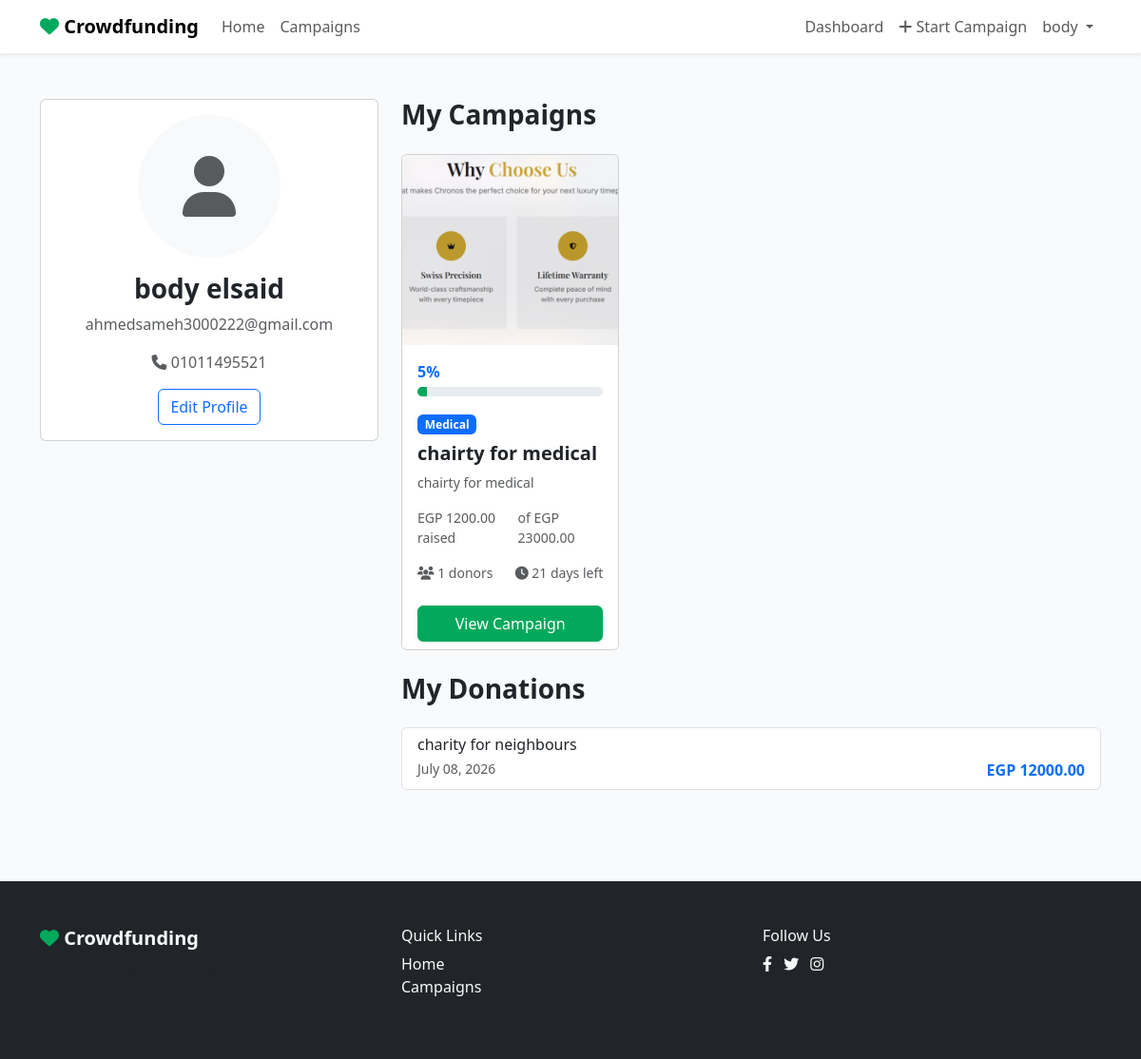
Page /profile/ (signed in) on the committed database.
### accounts/models.py (models this page shows)
class User(AbstractUser):
    mobile_phone = models.CharField(
        max_length=11,
        validators=[
            RegexValidator(
                regex=r'^01[0125][0-9]{8}$',
                message='Enter a valid Egyptian mobile number.'
            )
        ],
        unique=True
    )
    avatar = models.ImageField(upload_to='avatars/', blank=True, null=True)
    created_at = models.DateTimeField(auto_now_add=True)

### projects/models.py (models this page shows, shortened)
class Campaign(models.Model):
    owner = models.ForeignKey(settings.AUTH_USER_MODEL, on_delete=models.CASCADE, related_name='campaigns')
    title = models.CharField(max_length=255)
    short_description = models.CharField(max_length=500)
    story = models.TextField()
    category = models.ForeignKey(Category, on_delete=models.CASCADE, related_name='campaigns')
    goal_amount = models.DecimalField(max_digits=12, decimal_places=2)
    raised_amount = models.DecimalField(max_digits=12, decimal_places=2, default=0.00)
    start_date = models.DateField()
    end_date = models.DateField()
    cover_image = models.ImageField(upload_to='campaign_covers/')
    is_featured = models.BooleanField(default=False)
    created_at = models.DateTimeField(auto_now_add=True)
    updated_at = models.DateTimeField(auto_now=True)
    def get_progress_percentage(self):
        if self.goal_amount == 0:
            return 0
        try:
            percentage = (float(self.raised_amount) / float(self.goal_amount)) * 100
            return round(min(100, percentage))
        except (ZeroDivisionError, TypeError):
            return 0
    def get_days_left(self):
        today = date.today()
        if today > self.end_date:
            return 0
        return (self.end_date - today).days
    def get_donor_count(self):
        return self.donations.values('donor').distinct().count()

class Category(models.Model):
    name = models.CharField(max_length=100, unique=True)
    slug = models.SlugField(max_length=100, unique=True)
    icon = models.CharField(max_length=50, blank=True, null=True)
    class Meta:
        verbose_name_plural = 'Categories'

class Donation(models.Model):
    donor = models.ForeignKey(settings.AUTH_USER_MODEL, on_delete=models.CASCADE, related_name='donations')
    campaign = models.ForeignKey(Campaign, on_delete=models.CASCADE, related_name='donations')
    amount = models.DecimalField(max_digits=12, decimal_places=2)
    donated_at = models.DateTimeField(auto_now_add=True)
    class Meta:
        ordering = ['-donated_at']

### accounts/views.py (the view)
# urls.py: path('profile/', UserProfileAPIView.as_view(), name='api-profile'),
@login_required
def profile(request):
    user = request.user
    campaigns = Campaign.objects.filter(owner=user)
    donations = Donation.objects.filter(donor=user)
    return render(request, 'accounts/profile.html', {
        'user': user,
        'campaigns': campaigns,
        'donations': donations,
    })

### projects/context_processors.py (called while the page is built)
def categories_processor(request):
    return {'all_categories': Category.objects.all()}

### templates/accounts/profile.html (shortened to what this page needs)
{% extends "base.html" %}
{% block content %}
<section class="py-5">
    <div class="container">
        <div class="row">
            <div class="col-lg-4">
                <div class="card">
                    <div class="card-body text-center">
                        {% if user.avatar %}
                            <img src="{{ user.avatar.url }}" class="rounded-circle mb-3" alt="Profile" style="width: 150px; height: 150px; object-fit: cover;">
                        {% else %}
                            <div class="rounded-circle mb-3 bg-light d-flex align-items-center justify-content-center mx-auto" style="width: 150px; height: 150px;">
                                <i class="fas fa-user fa-4x text-muted"></i>
                            </div>
                        {% endif %}
                        <h3 class="fw-bold">{{ user.first_name }} {{ user.last_name }}</h3>
                        <p class="text-muted">{{ user.email }}</p>
                        <p class="text-muted"><i class="fas fa-phone"></i> {{ user.mobile_phone }}</p>
                        <a href="{% url 'edit_profile' %}" class="btn btn-outline-primary">Edit Profile</a>
                    </div>
                </div>
            </div>
            <div class="col-lg-8">
                <h3 class="fw-bold mb-4">My Campaigns</h3>
                {% if campaigns %}
                <div class="row g-4">
                    {% for campaign in campaigns %}
                        {% include "projects/_campaign_card.html" %}
                    {% endfor %}
                </div>
                {% else %}
                <p class="text-muted">No campaigns yet.</p>
                {% endif %}
                <h3 class="fw-bold my-4">My Donations</h3>
                {% if donations %}
                <div class="list-group">
                    {% for donation in donations %}
                    <div class="list-group-item">
                        <h6 class="mb-1">{{ donation.campaign.title }}</h6>
                        <div class="d-flex justify-content-between">
                            <small class="text-muted">{{ donation.donated_at|date:"F d, Y" }}</small>
                            <span class="fw-bold text-primary">EGP {{ donation.amount }}</span>
                        </div>
                    </div>
                    {% endfor %}
                </div>
                {% else %}
                <p class="text-muted">No donations yet.</p>
                {% endif %}
            </div>
        </div>
    </div>
</section>
{% endblock %}

### templates/base.html (shortened to what this page needs)
<!DOCTYPE html>
<html lang="en">
<head>
    <link href="https://cdn.jsdelivr.net/npm/bootstrap@5.3.0/dist/css/bootstrap.min.css" rel="stylesheet">
    <link rel="stylesheet" href="https://cdnjs.cloudflare.com/ajax/libs/font-awesome/6.4.0/css/all.min.css">
    <link rel="stylesheet" href="/static/css/style.css">
</head>
<body>
    <nav class="navbar navbar-expand-lg bg-white shadow-sm sticky-top">
        <div class="container">
            <a class="navbar-brand fw-bold" href="{% url 'home' %}">
                <i class="fas fa-heart" style="color: #02A95C;"></i> Crowdfunding
            </a>
            <div class="collapse navbar-collapse" id="navbarNav">
                <ul class="navbar-nav me-auto">
                <li class="nav-item">
                    <a class="nav-link" href="{% url 'home' %}">Home</a>
                </li>
                <li class="nav-item">
                    <a class="nav-link" href="{% url 'campaign_list' %}">Campaigns</a>
                </li>
                </ul>
                <ul class="navbar-nav ms-auto">
                    {% if user.is_authenticated %}
                        <li class="nav-item">
                            <a class="nav-link" href="{% url 'dashboard' %}">Dashboard</a>
                        </li>
                        <li class="nav-item">
                            <a class="nav-link" href="{% url 'campaign_create' %}">
                                <i class="fas fa-plus"></i> Start Campaign
                            </a>
                        </li>
                        <li class="nav-item dropdown ">
                            <a class="nav-link dropdown-toggle" href="#" id="navbarDropdown" role="button" data-bs-toggle="dropdown">
                                {{ user.first_name }}
                            </a>
                        </li>
                    {% endif %}
                </ul>
            </div>
        </div>
    </nav>
    <div class="toast-container position-fixed bottom-0 end-0 p-3" style="z-index: 1080;">
    </div>
    {% block content %}
    {% endblock %}
    <footer class="bg-dark text-light py-5 mt-5">
        <div class="container">
            <div class="row">
                <div class="col-md-4">
                    <h5 class="fw-bold">
                        <i class="fas fa-heart" style="color: #02A95C;"></i> Crowdfunding
                    </h5>
                    <p class="text-muted">Build your future together.</p>
                </div>
                <div class="col-md-4">
                    <h6>Quick Links</h6>
                    <ul class="list-unstyled">
                        <li><a href="{% url 'home' %}" class="text-light text-decoration-none">Home</a></li>
                        <li><a href="{% url 'campaign_list' %}" class="text-light text-decoration-none">Campaigns</a></li>
                    </ul>
                </div>
                <div class="col-md-4">
                    <h6>Follow Us</h6>
                    <a href="#" class="text-light me-2"><i class="fab fa-facebook-f"></i></a>
                    <a href="#" class="text-light me-2"><i class="fab fa-twitter"></i></a>
                    <a href="#" class="text-light"><i class="fab fa-instagram"></i></a>
                </div>
            </div>
        </div>
    </footer>
</body>
</html>

### templates/projects/_campaign_card.html
<div class="col-lg-4 col-md-6">
  <div class="card campaign-card h-100">
    {% if campaign.cover_image %}
    <img
      src="{{ campaign.cover_image.url }}"
      class="card-img-top"
      alt="{{ campaign.title }}"
      style="height: 200px; object-fit: cover"
    />
    {% endif %}
    <div class="card-body">
                        <div class="d-flex justify-content-between mb-1">
                            <span class="fw-bold text-primary">{{ campaign.get_progress_percentage|floatformat:"0" }}%</span>
                        </div>
                        <div class="progress mb-3" style="height: 10px;">
                            <div class="progress-bar" role="progressbar" style="width: {{ campaign.get_progress_percentage|floatformat:"0" }}%;" aria-valuenow="{{ campaign.get_progress_percentage|floatformat:"0" }}" aria-valuemin="0" aria-valuemax="100"></div>
                        </div>
      <span class="badge bg-primary mb-2">{{ campaign.category.name }}</span>
      <h5 class="card-title fw-bold">{{ campaign.title }}</h5>
      <p class="card-text text-muted small">{{ campaign.short_description }}</p>
      <div class="d-flex justify-content-between text-muted small">
        <span>EGP {{ campaign.raised_amount }} raised</span>
        <span>of EGP {{ campaign.goal_amount }}</span>
      </div>
      <div class="d-flex justify-content-between mt-3">
        <small class="text-muted"
          ><i class="fas fa-users"></i> {{ campaign.get_donor_count }}
          donors</small
        >
        <small class="text-muted"
          ><i class="fas fa-clock"></i> {{ campaign.get_days_left }} days
          left</small
        >
      </div>
    </div>
    <div class="card-footer bg-white border-top-0">
      <a
        href="{% url 'campaign_detail' campaign.pk %}"
        class="btn btn-primary w-100"
        >View Campaign</a
      >
    </div>
  </div>
</div>

### static/css/style.css (style rules this page uses)
:root { --primary-color: #02A95C; --secondary-color: #00C896; --background-color: #F8FAFC; }
body { font-family: 'Segoe UI', Tahoma, Geneva, Verdana, sans-serif; background-color: var(--background-color); }
.btn-primary { background-color: var(--primary-color); border-color: var(--primary-color); }
.progress-bar { background-color: var(--primary-color); }
.campaign-card { transition: transform 0.3s, box-shadow 0.3s; }
.navbar { z-index: 1050 !important; }
.dropdown { position: relative; z-index: 100; }
.nav-item { position: relative !important; z-index: 100 !important; }

### rows in the picture
User: first_name "body", last_name "elsaid", email "ahmedsameh3000222@gmail.com", mobile_phone "01011495521"
Campaign: cover_image (picture), get_progress_percentage "5", category.name "Medical", title "chairty for medical", short_description "chairty for medical", raised_amount "1200.00", goal_amount "23000.00", get_donor_count "1", get_days_left "21"
Donation: campaign "charity for neighbours", donated_at "July 08, 2026", amount "12000.00"
